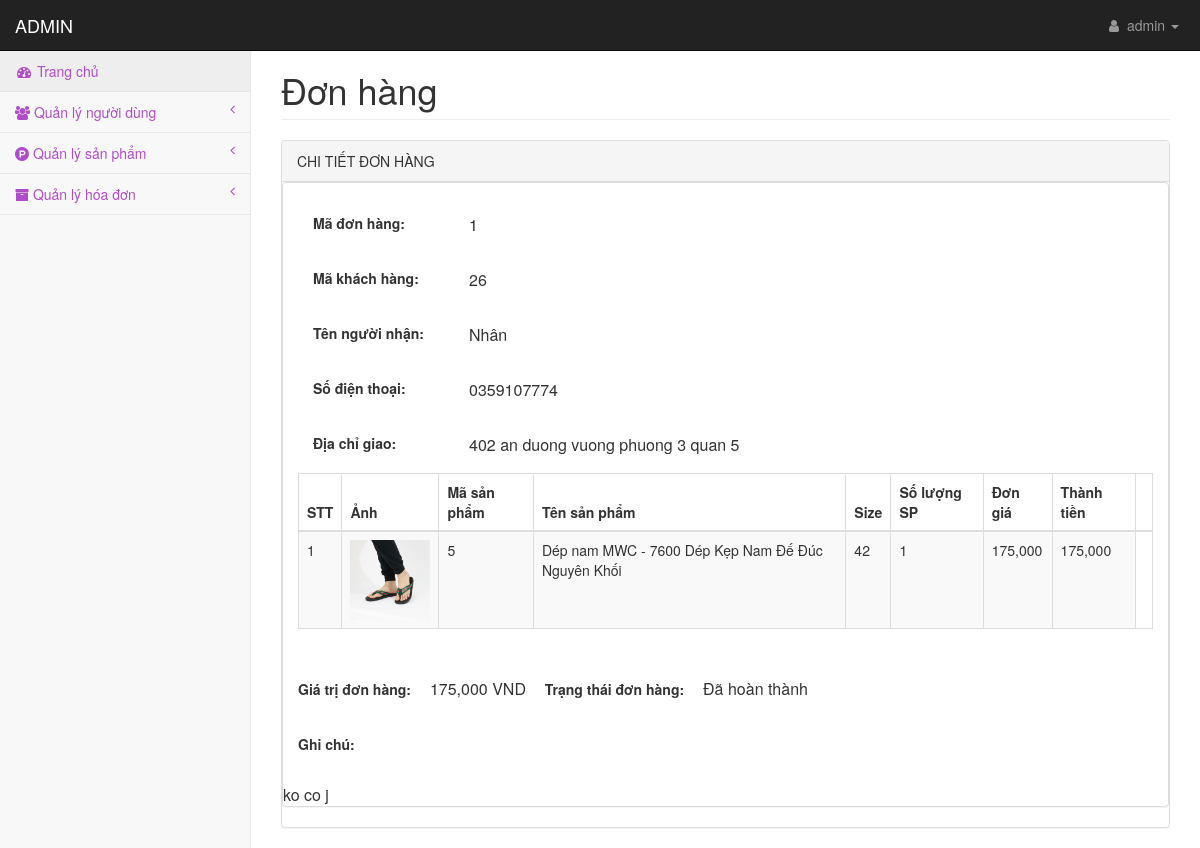
The page /admin/pages/chitietdonhang.php?maDonHang=1 (signed in) on the database its author committed.
### tables this page shows
CREATE TABLE `tbl_donhang` (
  `maDonHang` int(10) NOT NULL,
  `maKhachHang` int(10) DEFAULT NULL,
  `ngayLapDH` date NOT NULL,
  `tongTienDH` int(10) NOT NULL,
  `trangThaiDH` varchar(20) NOT NULL
);

CREATE TABLE `tbl_chitietdonhang` (
  `IDCTDH` int(11) NOT NULL,
  `maDonHang` int(11) NOT NULL,
  `tenNguoiNhan` varchar(255) NOT NULL,
  `sdtKH` int(11) NOT NULL,
  `ghiChuCuaKhachhang` varchar(255) NOT NULL,
  `maSanPham` int(11) NOT NULL,
  `tenSanPham` varchar(255) NOT NULL,
  `soLuongSP` int(11) NOT NULL,
  `sizeSanPham` int(11) NOT NULL,
  `giaSanPham` int(11) NOT NULL,
  `mieuTaSP` varchar(255) NOT NULL,
  `hinhAnhSP` varchar(255) NOT NULL,
  `diachi` varchar(255) NOT NULL
);

### admin/lib/database.php (called while the page is built, shortened)
<?php
Class Database{
   public $host   = DB_HOST;
   public $user   = DB_USER;
   public $pass   = DB_PASS;
   public $dbname = DB_NAME;
   public $link;
private function connectDB(){
   $this->link = new mysqli($this->host, $this->user, $this->pass,
    $this->dbname);
 }
public function select($query){
  $result = $this->link->query($query) or
   die($this->link->error.__LINE__);
  if($result->num_rows > 0){
    return $result;
  } else {
    return false;
  }
 }
}

### admin/classes/donhang.php (called while the page is built, shortened)
<?php
    require_once '../lib/database.php';
?>
<?php
    class donhang
    {
        private $db;
        public function __construct()
        {
            $this->db = new Database();
        }
        public function show_chitietdonhang($id)
        {
            $query = "SELECT * FROM tbl_donhang, tbl_chitietdonhang WHERE tbl_donhang.maDonHang = tbl_chitietdonhang.maDonHang AND tbl_donhang.maDonHang = '$id' ";
            $result = $this->db->select($query);
            return $result;
        }
        public function show_chitietdonhang2($id)
        {
            $query="SELECT *,sum(`soLuongSP`) FROM `tbl_chitietdonhang` WHERE `maDonHang`='$id' and `soLuongSP`>0 GROUP BY `maSanPham`";
            $result = $this->db->select($query);
            return $result;
        }
    }
?>

### admin/pages/chitietdonhang.php (the view, shortened to what this page needs)
<?php
    include 'header.php';
?>
<?php  include_once '../classes/donhang.php' ?>
<?php
    $donhang = new donhang();
    if (!isset($_GET['maDonHang']) || $_GET['maDonHang'] == ''){
        echo "<script>'window.location = 'orders.php'</script>";
    }else{
        $id = $_GET['maDonHang'];
        $infoDH = $donhang->show_chitietdonhang($id);
    }
?>
            <div id="page-wrapper">
                <div class="container-fluid">
                    <div class="row">
                        <div class="col-lg-12">
                            <h1 class="page-header" >Đơn hàng</h1>
                        </div>
                    </div>
                    <div class="row">
                        <div class="col-lg-12">
                            <div class="panel panel-default">
                                <div class="panel-heading">
                                    CHI TIẾT ĐƠN HÀNG
                                </div>
                                <div class="panel panel-default">
                        <div class="panel-body">
                            <?php
                                $resultDH = $infoDH->fetch_assoc();
                             ?>
                            <form action="" method="POST" enctype="multipart/form-data" name="formUser" onsubmit="return validationForm()">
                                <table style="width: 100%;">
                                <tr>
                                    <td class="tabLabel">
                                        <label class="labelAddProduct">Mã đơn hàng:  </label>
                                    </td>
                                    <td>
                                       <h5 style="font-size: 16px;"><?php echo $resultDH['maDonHang'] ?></h5>
                                    </td>
                                </tr>
                                <tr>
                                    <td class="tabLabel">
                                        <label class="labelAddProduct">Mã khách hàng: </label>
                                    </td>
                                    <td>
                                        <h5 style="font-size: 16px;"><?php echo $resultDH['maKhachHang'] ?></h5>
                                    </td>
                                </tr>
                                <tr>
                                    <td class="tabLabel">
                                        <label class="labelAddProduct">Tên người nhận:</label>
                                    </td>
                                    <td>
                                        <h5 style="font-size: 16px;"><?php echo $resultDH['tenNguoiNhan'] ?></h5>
                                    </td>
                                </tr>
                                <tr>
                                    <td class="tabLabel">
                                        <label class="labelAddProduct">Số điện thoại: </label>
                                    </td>
                                    <td>
                                       <h5 style="font-size: 16px;">0<?php echo $resultDH['sdtKH'] ?></h5>
                                    </td>
                                </tr>
                                <tr>
                                    <td class="tabLabel">
                                        <label class="labelAddProduct">Địa chỉ giao: </label>
                                    </td>
                                    <td>
                                        <h5 style="font-size: 16px;"><?php echo $resultDH['diachi'] ?></h5>
                                    </td>
                                </tr>
                                <tr>
                                <div class="table-responsive">
                                        <table class="table table-striped table-bordered table-hover" id="dataTables-example">
                                            <thead>
                                                <tr>
                                                    <th>STT</th>
                                                    <th>Ảnh</th>
                                                    <th>Mã sản phẩm</th>
                                                    <th>Tên sản phẩm</th>
                                                    <th>Size</th>
                                                    <th>Số lượng SP</th>
                                                    <th>Đơn giá</th>
                                                    <th>Thành tiền</th>
                                                     <th></th>
                                                </tr>
                                            </thead>
                                            <tbody>
                                                <?php
                                                $infoDH2 = $donhang->show_chitietdonhang2($id);
                                                        $i = 0;
                                                        while ($resultSPDH = $infoDH2->fetch_assoc()){
                                                               $i++;
                                                ?>
                                                <tr class="odd gradeX">
                                                    <td><?php echo $i; ?></td>
                                                    <td><img src="uploads/<?php echo $resultSPDH['hinhAnhSP']; ?>" width="80"></td>
                                                    <td><?php echo $resultSPDH['maSanPham']; ?></td>
                                                    <td><?php echo $resultSPDH['tenSanPham']; ?></td>
                                                    <td><?php echo $resultSPDH['sizeSanPham']; ?></td>
                                                    <td><?php echo $resultSPDH['sum(`soLuongSP`)']; ?></td>
                                                    <td><?php echo number_format($resultSPDH['giaSanPham']); ?></td>
                                                    <?php
                                                        $thanhtien = $resultSPDH['sum(`soLuongSP`)'] * $resultSPDH['giaSanPham'];
                                                    ?>
                                                    <td><?php echo number_format($thanhtien); ?></td>
                                                    <?php
                                                    }
                                                    ?>
                                                </tr>
                                            </tbody>
                                        </table>
                                </div>
                                </tr>
                                <tr>
                                    <td class="tabLabel">
                                        <label class="labelAddProduct">Giá trị đơn hàng: </label>
                                    </td>
                                    <td>
                                        <span style="font-size: 16px;"><?php echo number_format($resultDH['tongTienDH']) ?> VND</span>
                                    </td>
                                </tr>
                                    <td class="tabLabel">
                                        <label class="labelAddProduct"> Trạng thái đơn hàng:  </label>
                                        <span style="font-size: 16px;"><?php echo $resultDH['trangThaiDH'] ?></span>
                                    </td>
                                 <tr>
                                    <td class="tabLabel">
                                        <p><label class="labelAddProduct">Ghi chú: </label></p>
                                    </td>
                                    <td>
                                        <span style="font-size: 16px;"><?php echo $resultDH['ghiChuCuaKhachhang'] ?></span>
                                    </td>
                                </tr>
                                 </table>
                            </form>
                         </div>
                            </div>
                        </div>
                    </div>
                                </div>
                            </div>
                        </div>
                    </div>
    </body>
</html>

### admin/css/style.css (style rules this page uses)
.labelAddProduct { font-size: 14px; padding: 15px; }
td.tabLabel { width: 20%; }

### admin/css/startmin.css (style rules this page uses)
body { background-color: #f8f8f8; }
#page-wrapper { padding-top: 30px; min-height: 568px; background-color: #fff; }
@media (min-width:768px) { #page-wrapper { position: inherit; margin-left: 250px; padding: 30px 15px 0 15px; border-left: 1px solid #e7e7e7; } }

### rows shown on the page
tbl_donhang: tbl_chitietdonhang.maDonHang "1", maKhachHang "26", tbl_chitietdonhang.tenNguoiNhan "Nhân", tbl_chitietdonhang.sdtKH "359107774", tbl_chitietdonhang.diachi "402 an duong vuong phuong 3 quan 5", tongTienDH "175,000", trangThaiDH "Đã hoàn thành", tbl_chitietdonhang.ghiChuCuaKhachhang "ko co j"
tbl_chitietdonhang: hinhAnhSP (picture), maSanPham "5", tenSanPham "Dép nam MWC - 7600 Dép Kẹp Nam Đế Đúc Nguyên Khối", sizeSanPham "42", sum "1", giaSanPham "175,000", thanhtien "175,000"

### other values the page prints
Session::get('tenNguoiQuanTri') "admin"
